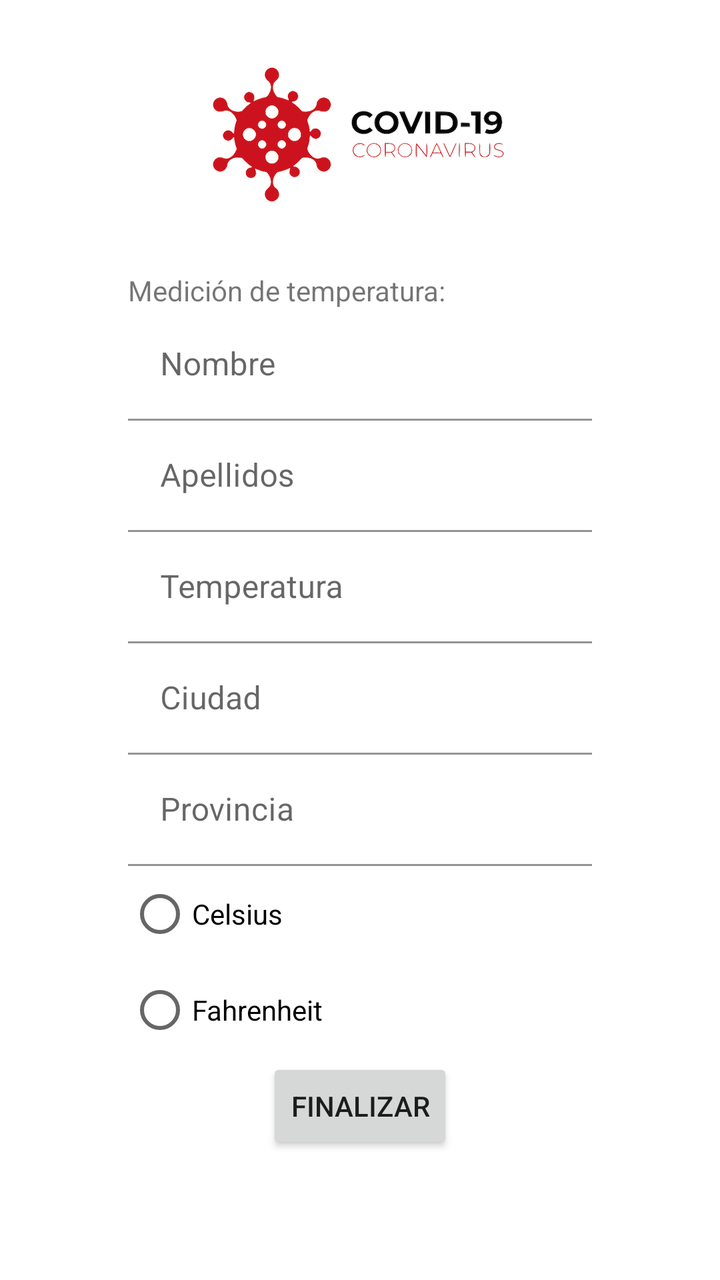
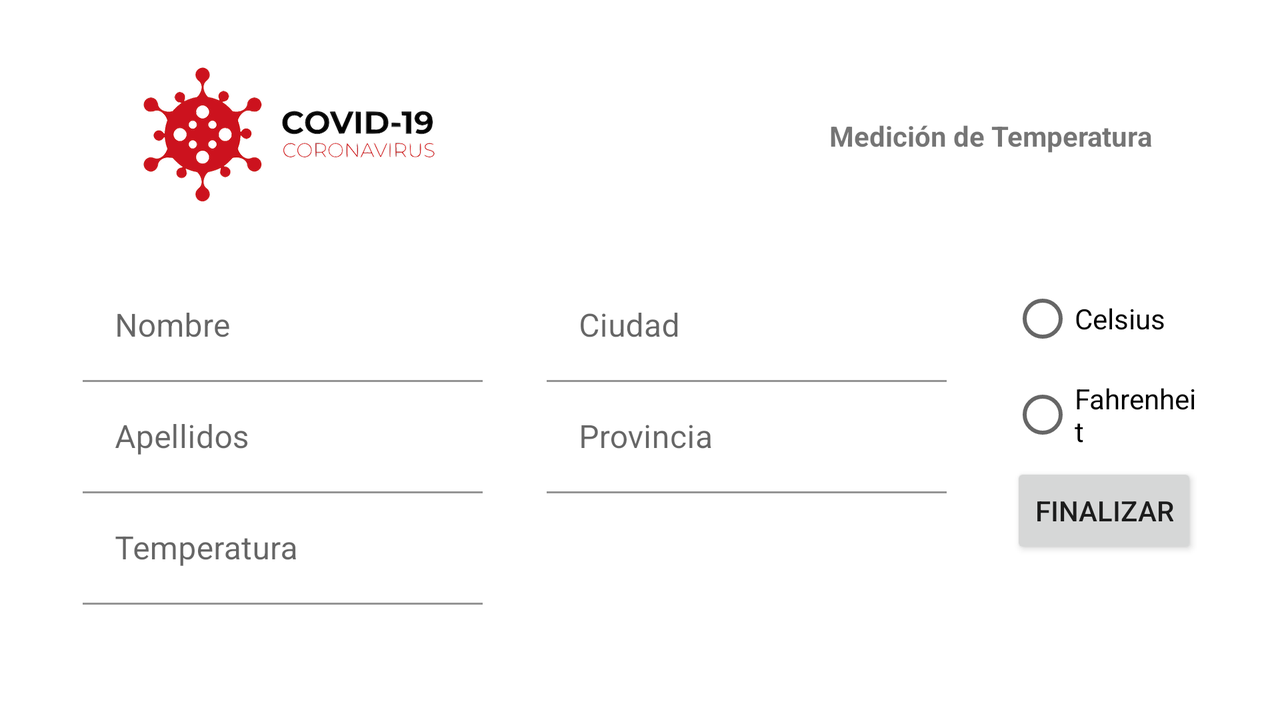

The same Android screen from two of the app's own layout files: first res/layout/ as a phone draws it, then the author's variant for another configuration, drawn on a device whose configuration selects that folder. Both files follow.
<!-- AndroidManifest.xml: application theme Theme.Primera_aplicacion -->
<!-- res/layout/activity_temperatura.xml -->
<?xml version="1.0" encoding="utf-8"?>
<LinearLayout xmlns:android="http://schemas.android.com/apk/res/android"
    xmlns:app="http://schemas.android.com/apk/res-auto"
    xmlns:tools="http://schemas.android.com/tools"
    android:layout_width="match_parent"
    android:layout_height="match_parent"
    android:layout_gravity="top"
    android:gravity="center_horizontal"
    android:orientation="vertical"
    tools:context=".TemperaturaActivity">

    <ImageView
        android:id="@+id/imgViewInicial"
        android:layout_width="wrap_content"
        android:layout_height="wrap_content"
        android:layout_marginTop="32dp"
        android:contentDescription="@string/pic_covid_title"
        app:srcCompat="@drawable/covid" />

    <LinearLayout
        android:layout_width="match_parent"
        android:layout_height="match_parent"
        android:layout_gravity="top"
        android:layout_marginStart="64dp"
        android:layout_marginTop="32dp"
        android:layout_marginEnd="64dp"
        android:layout_marginBottom="64dp"
        android:gravity="center|top"
        android:orientation="vertical">

        <TextView
            android:layout_width="match_parent"
            android:layout_height="wrap_content"
            android:text="@string/titulo_medicion_temperatura" />

        <com.google.android.material.textfield.TextInputLayout
            android:id="@+id/ly_etNombre"
            android:layout_width="match_parent"
            android:layout_height="wrap_content">

            <com.google.android.material.textfield.TextInputEditText
                android:id="@+id/etNombre"
                android:layout_width="match_parent"
                android:layout_height="wrap_content"
                android:background="#00FFFFFF"
                android:hint="@string/txt_nombre"
                android:inputType="textPersonName"
                android:singleLine="true"
                android:textColorHint="#757575"
                tools:ignore="TextContrastCheck" />

        </com.google.android.material.textfield.TextInputLayout>

        <com.google.android.material.textfield.TextInputLayout
            android:id="@+id/ly_etApellidos"
            android:layout_width="match_parent"
            android:layout_height="wrap_content">

            <com.google.android.material.textfield.TextInputEditText
                android:id="@+id/etApellidos"
                android:layout_width="match_parent"
                android:layout_height="wrap_content"
                android:background="#00FFFFFF"
                android:hint="@string/txt_apellidos"
                android:inputType="textPersonName"
                android:singleLine="true"
                android:textColorHint="#757575"
                tools:ignore="TextContrastCheck" />

        </com.google.android.material.textfield.TextInputLayout>

        <com.google.android.material.textfield.TextInputLayout
            android:id="@+id/ly_etTemperatura"
            android:layout_width="match_parent"
            android:layout_height="wrap_content">

            <com.google.android.material.textfield.TextInputEditText
                android:id="@+id/etTemperatura"
                android:layout_width="match_parent"
                android:layout_height="wrap_content"
                android:background="#00FFFFFF"
                android:hint="@string/txt_temperatura"
                android:inputType="numberDecimal"
                android:singleLine="true"
                android:textColorHint="#757575"
                tools:ignore="TextContrastCheck" />

        </com.google.android.material.textfield.TextInputLayout>

        <com.google.android.material.textfield.TextInputLayout
            android:id="@+id/ly_etCiudad"
            android:layout_width="match_parent"
            android:layout_height="wrap_content">

            <com.google.android.material.textfield.TextInputEditText
                android:id="@+id/etCiudad"
                android:layout_width="match_parent"
                android:layout_height="wrap_content"
                android:background="#00FFFFFF"
                android:hint="@string/txt_ciudad"
                android:inputType="textAutoComplete"
                android:singleLine="true"
                android:textColorHint="#757575"
                tools:ignore="TextContrastCheck" />

        </com.google.android.material.textfield.TextInputLayout>

        <com.google.android.material.textfield.TextInputLayout
            android:id="@+id/ly_etProvincia"
            android:layout_width="match_parent"
            android:layout_height="wrap_content">

            <com.google.android.material.textfield.TextInputEditText
                android:id="@+id/etProvincia"
                android:layout_width="match_parent"
                android:layout_height="wrap_content"
                android:background="#00FFFFFF"
                android:hint="@string/txt_provincia"
                android:inputType="textAutoComplete"
                android:singleLine="true"
                android:textColorHint="#757575"
                tools:ignore="TextContrastCheck" />

        </com.google.android.material.textfield.TextInputLayout>

        <View
            android:layout_width="match_parent"
            android:layout_height="0dp"
            android:layout_weight="1"/>

        <RadioGroup
            android:id="@+id/radio_group"
            android:layout_width="match_parent"
            android:layout_height="wrap_content" >

            <RadioButton
                android:id="@+id/rbCelsius"
                android:layout_width="match_parent"
                android:layout_height="wrap_content"
                android:text="@string/txt_switch_celsius" />

            <RadioButton
                android:id="@+id/rbFahrenheit"
                android:layout_width="match_parent"
                android:layout_height="wrap_content"
                android:text="@string/txt_switch_fahrenheit" />
        </RadioGroup>

        <View
            android:layout_width="match_parent"
            android:layout_height="0dp"
            android:layout_weight="1"/>

        <Button
            android:id="@+id/btnFinalizarTemp"
            android:layout_width="wrap_content"
            android:layout_height="wrap_content"
            android:text="@string/txt_btn_finalizar" />

    </LinearLayout>

</LinearLayout>
<!-- resources referenced by this layout -->
<resources>
  <!-- drawable covid: png bitmap (drawable-hdpi, 22488 bytes) -->
  <string name="pic_covid_title">covid19</string>
  <string name="titulo_medicion_temperatura">Medición de temperatura:</string>
  <string name="txt_apellidos">Apellidos</string>
  <string name="txt_btn_finalizar">Finalizar</string>
  <string name="txt_ciudad">Ciudad</string>
  <string name="txt_nombre">Nombre</string>
  <string name="txt_provincia">Provincia</string>
  <string name="txt_switch_celsius">Celsius</string>
  <string name="txt_switch_fahrenheit">Fahrenheit</string>
  <string name="txt_temperatura">Temperatura</string>
  <style name="Theme.Primera_aplicacion" parent="Theme.MaterialComponents.DayNight.DarkActionBar">
          
          <item name="colorPrimary">@color/purple_500</item>
          <item name="colorPrimaryVariant">@color/purple_700</item>
          <item name="colorOnPrimary">@color/white</item>
          
          <item name="colorSecondary">@color/teal_200</item>
          <item name="colorSecondaryVariant">@color/teal_700</item>
          <item name="colorOnSecondary">@color/black</item>
          
          <item name="android:statusBarColor">?attr/colorPrimaryVariant</item>
          
      </style>
  <color name="purple_500">#FF6200EE</color>
  <color name="purple_700">#FF3700B3</color>
  <color name="white">#FFFFFFFF</color>
  <color name="teal_200">#FF03DAC5</color>
  <color name="teal_700">#FF018786</color>
  <color name="black">#FF000000</color>
</resources>
<!-- res/layout-land/activity_temperatura.xml (the author's variant of the layout above) -->
<!-- drawn on the phone turned sideways -->
<?xml version="1.0" encoding="utf-8"?>
<androidx.constraintlayout.widget.ConstraintLayout xmlns:android="http://schemas.android.com/apk/res/android"
    xmlns:app="http://schemas.android.com/apk/res-auto"
    xmlns:tools="http://schemas.android.com/tools"
    android:layout_width="match_parent"
    android:layout_height="match_parent"
    android:layout_gravity="top"
    android:orientation="vertical"
    tools:context=".TemperaturaActivity">

    <ImageView
        android:id="@+id/imgViewInicial"
        android:layout_width="wrap_content"
        android:layout_height="wrap_content"
        android:layout_marginStart="64dp"
        android:layout_marginTop="32dp"
        android:contentDescription="@string/pic_covid_title"
        app:layout_constraintStart_toStartOf="parent"
        app:layout_constraintTop_toTopOf="parent"
        app:srcCompat="@drawable/covid" />

    <TextView
        android:id="@+id/textView"
        android:layout_width="wrap_content"
        android:layout_height="wrap_content"
        android:layout_marginEnd="64dp"
        android:text="Medición de Temperatura"
        android:textStyle="bold"
        app:layout_constraintBottom_toBottomOf="@+id/imgViewInicial"
        app:layout_constraintEnd_toEndOf="parent"
        app:layout_constraintTop_toTopOf="@+id/imgViewInicial" />

    <LinearLayout
        android:id="@+id/linearLayout5"
        android:layout_width="match_parent"
        android:layout_height="wrap_content"
        android:gravity="center|top"
        android:orientation="horizontal"
        app:layout_constraintBottom_toBottomOf="parent"
        app:layout_constraintEnd_toEndOf="parent"
        app:layout_constraintStart_toStartOf="parent"
        app:layout_constraintTop_toBottomOf="@+id/textView">

        <LinearLayout
            android:layout_width="200dp"
            android:layout_height="match_parent"
            android:layout_margin="16dp"
            android:orientation="vertical">

            <com.google.android.material.textfield.TextInputLayout
                android:id="@+id/ly_etNombre"
                android:layout_width="match_parent"
                android:layout_height="wrap_content">

                <com.google.android.material.textfield.TextInputEditText
                    android:id="@+id/etNombre"
                    android:layout_width="match_parent"
                    android:layout_height="wrap_content"
                    android:background="#00FFFFFF"
                    android:hint="@string/txt_nombre"
                    android:inputType="textPersonName"
                    android:singleLine="true"
                    android:textColorHint="#757575"
                    tools:ignore="TextContrastCheck" />

            </com.google.android.material.textfield.TextInputLayout>

            <com.google.android.material.textfield.TextInputLayout
                android:id="@+id/ly_etApellidos"
                android:layout_width="match_parent"
                android:layout_height="wrap_content">

                <com.google.android.material.textfield.TextInputEditText
                    android:id="@+id/etApellidos"
                    android:layout_width="match_parent"
                    android:layout_height="wrap_content"
                    android:background="#00FFFFFF"
                    android:hint="@string/txt_apellidos"
                    android:inputType="textPersonName"
                    android:singleLine="true"
                    android:textColorHint="#757575"
                    tools:ignore="TextContrastCheck" />

            </com.google.android.material.textfield.TextInputLayout>

            <com.google.android.material.textfield.TextInputLayout
                android:id="@+id/ly_etTemperatura"
                android:layout_width="match_parent"
                android:layout_height="wrap_content">

                <com.google.android.material.textfield.TextInputEditText
                    android:id="@+id/etTemperatura"
                    android:layout_width="match_parent"
                    android:layout_height="wrap_content"
                    android:background="#00FFFFFF"
                    android:hint="@string/txt_temperatura"
                    android:inputType="numberDecimal"
                    android:singleLine="true"
                    android:textColorHint="#757575"
                    tools:ignore="TextContrastCheck" />

            </com.google.android.material.textfield.TextInputLayout>

        </LinearLayout>

        <LinearLayout
            android:id="@+id/linearLayout3"
            android:layout_width="200dp"
            android:layout_height="match_parent"
            android:layout_margin="16dp"
            android:orientation="vertical">

            <com.google.android.material.textfield.TextInputLayout
                android:id="@+id/ly_etCiudad"
                android:layout_width="match_parent"
                android:layout_height="wrap_content">

                <com.google.android.material.textfield.TextInputEditText
                    android:id="@+id/etCiudad"
                    android:layout_width="match_parent"
                    android:layout_height="wrap_content"
                    android:background="#00FFFFFF"
                    android:hint="@string/txt_ciudad"
                    android:inputType="textAutoComplete"
                    android:singleLine="true"
                    android:textColorHint="#757575"
                    tools:ignore="TextContrastCheck" />

            </com.google.android.material.textfield.TextInputLayout>

            <com.google.android.material.textfield.TextInputLayout
                android:id="@+id/ly_etProvincia"
                android:layout_width="match_parent"
                android:layout_height="wrap_content">

                <com.google.android.material.textfield.TextInputEditText
                    android:id="@+id/etProvincia"
                    android:layout_width="match_parent"
                    android:layout_height="wrap_content"
                    android:background="#00FFFFFF"
                    android:hint="@string/txt_provincia"
                    android:inputType="textAutoComplete"
                    android:singleLine="true"
                    android:textColorHint="#757575"
                    tools:ignore="TextContrastCheck" />

            </com.google.android.material.textfield.TextInputLayout>
        </LinearLayout>

        <LinearLayout
            android:id="@+id/linearLayout4"
            android:layout_width="wrap_content"
            android:layout_height="match_parent"
            android:layout_margin="16dp"
            android:orientation="vertical">

            <RadioGroup
                android:id="@+id/radio_group"
                android:layout_width="match_parent"
                android:layout_height="wrap_content">

                <RadioButton
                    android:id="@+id/rbCelsius"
                    android:layout_width="match_parent"
                    android:layout_height="wrap_content"
                    android:text="@string/txt_switch_celsius" />

                <RadioButton
                    android:id="@+id/rbFahrenheit"
                    android:layout_width="match_parent"
                    android:layout_height="wrap_content"
                    android:text="@string/txt_switch_fahrenheit" />
            </RadioGroup>

            <Button
                android:id="@+id/btnFinalizarTemp"
                android:layout_width="wrap_content"
                android:layout_height="wrap_content"
                android:text="@string/txt_btn_finalizar" />

        </LinearLayout>

    </LinearLayout>

</androidx.constraintlayout.widget.ConstraintLayout>
<!-- resources referenced by the variant -->
<!-- as the phone turned sideways resolves them -->
<resources>
  <!-- drawable covid: png bitmap (drawable-hdpi, 22488 bytes) -->
  <string name="pic_covid_title">covid19</string>
  <string name="txt_apellidos">Apellidos</string>
  <string name="txt_btn_finalizar">Finalizar</string>
  <string name="txt_ciudad">Ciudad</string>
  <string name="txt_nombre">Nombre</string>
  <string name="txt_provincia">Provincia</string>
  <string name="txt_switch_celsius">Celsius</string>
  <string name="txt_switch_fahrenheit">Fahrenheit</string>
  <string name="txt_temperatura">Temperatura</string>
  <style name="Theme.Primera_aplicacion" parent="Theme.MaterialComponents.DayNight.DarkActionBar">
          
          <item name="colorPrimary">@color/purple_500</item>
          <item name="colorPrimaryVariant">@color/purple_700</item>
          <item name="colorOnPrimary">@color/white</item>
          
          <item name="colorSecondary">@color/teal_200</item>
          <item name="colorSecondaryVariant">@color/teal_700</item>
          <item name="colorOnSecondary">@color/black</item>
          
          <item name="android:statusBarColor">?attr/colorPrimaryVariant</item>
          
      </style>
  <color name="purple_500">#FF6200EE</color>
  <color name="purple_700">#FF3700B3</color>
  <color name="white">#FFFFFFFF</color>
  <color name="teal_200">#FF03DAC5</color>
  <color name="teal_700">#FF018786</color>
  <color name="black">#FF000000</color>
</resources>
